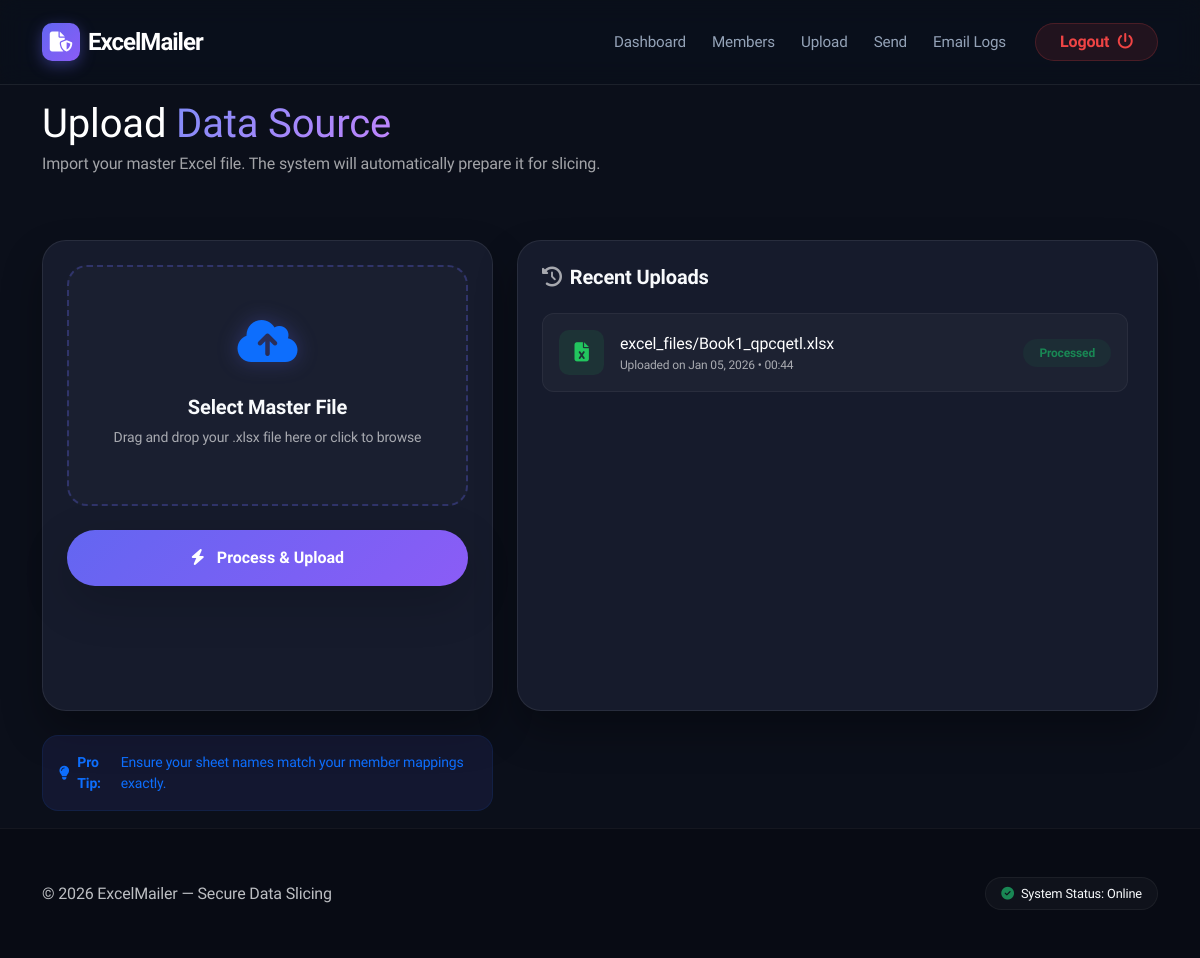
The app's page /excel/upload/ (signed in), older data.
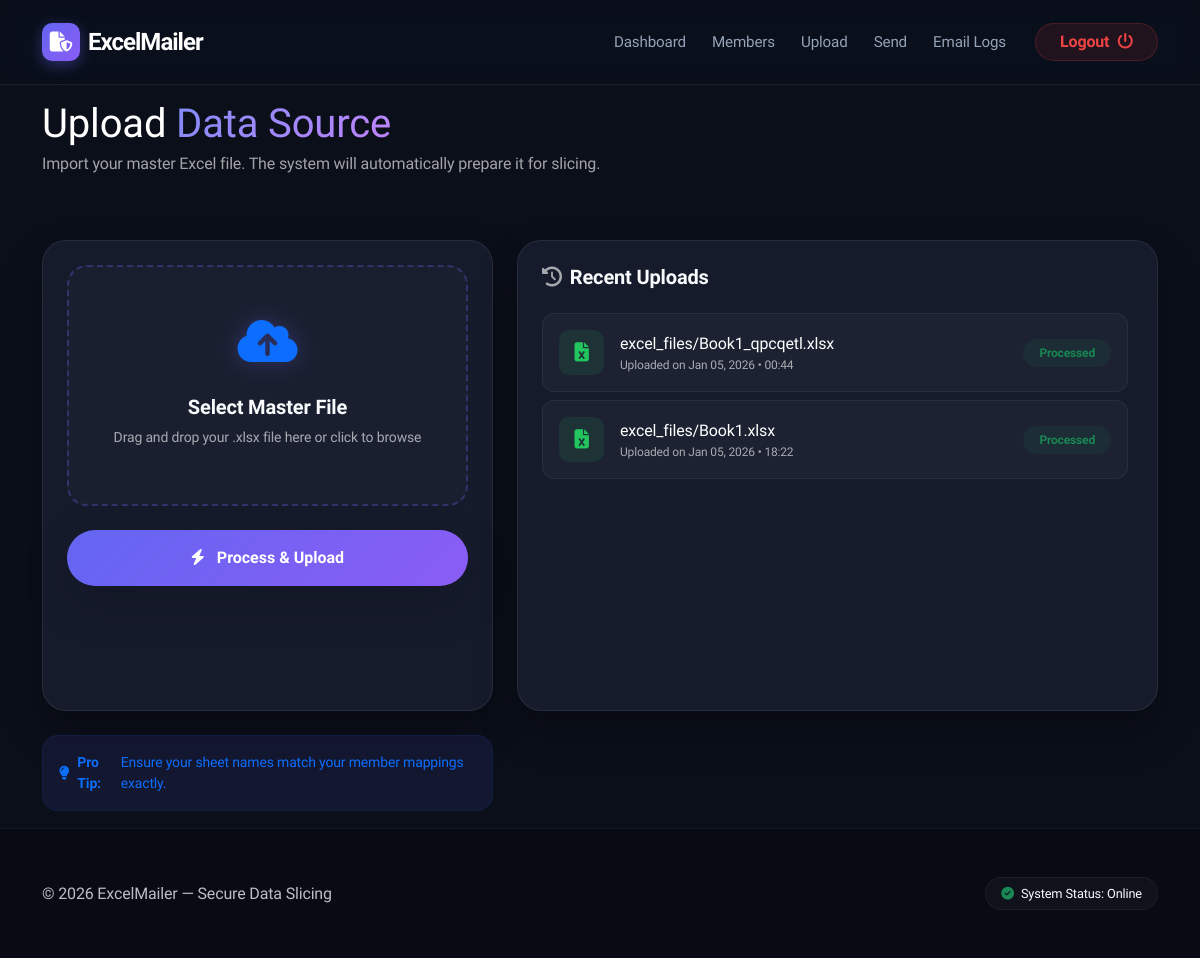
The same page, newer data.
### myapp/models.py (models this page shows, shortened)
class ExcelFile(models.Model):
    file = models.FileField(upload_to='excel_files/')
    uploaded_by = models.ForeignKey(
        User,
        on_delete=models.CASCADE
    )
    department = models.ForeignKey(
        Department,
        on_delete=models.CASCADE
    )
    upload_time = models.DateTimeField(auto_now_add=True)

### myapp/views.py (the view, shortened to what this page needs)
# urls.py: path('excel/upload/', views.excel_upload, name='excel_upload'),
@login_required
def excel_upload(request):
    files = ExcelFile.objects.filter(uploaded_by=request.user)
    return render(request, "excel/excel_upload.html", {
        "files": files
    })

### templates/excel/excel_upload.html (shortened to what this page needs)
{% extends "base.html" %}
{% block content %}
<div class="container pb-5">
    <div class="row mb-5">
        <div class="col-lg-8">
            <h1 class="fw-800 display-6 mb-1 text-white">Upload <span class="text-gradient">Data Source</span></h1>
            <p class="text-muted">Import your master Excel file. The system will automatically prepare it for slicing.</p>
        </div>
    </div>
    <div class="row g-4">
        <div class="col-lg-5">
            <div class="glass-card p-4">
                <form method="post" enctype="multipart/form-data">
                    <div class="upload-area text-center mb-4" id="drop-area">
                        <div class="upload-icon-wrap mb-3">
                            <i class="fa-solid fa-cloud-arrow-up text-primary"></i>
                        </div>
                        <h5 class="fw-bold">Select Master File</h5>
                        <p class="text-muted small">Drag and drop your .xlsx file here or click to browse</p>
                    </div>
                    <button type="submit" class="btn btn-primary-custom w-100 py-3 rounded-pill shadow-lg">
                        <i class="fa-solid fa-bolt me-2"></i> Process & Upload
                    </button>
                </form>
            </div>
            <div class="mt-4 p-3 rounded-4 bg-soft-primary border border-primary border-opacity-10">
                <div class="d-flex align-items-center text-primary small">
                    <i class="fa-solid fa-lightbulb me-2"></i>
                    <strong>Pro Tip:</strong> Ensure your sheet names match your member mappings exactly.
                </div>
            </div>
        </div>
        <div class="col-lg-7">
            <div class="glass-card p-4 h-100">
                <h5 class="fw-bold mb-4 d-flex align-items-center">
                    <i class="fa-solid fa-clock-rotate-left me-2 text-muted"></i>
                    Recent Uploads
                </h5>
                <div class="file-list-scroll">
                    {% for f in files %}
                        <div class="file-history-item d-flex align-items-center p-3 mb-2">
                            <div class="file-icon me-3">
                                <i class="fa-solid fa-file-excel"></i>
                            </div>
                            <div class="flex-grow-1 overflow-hidden">
                                <div class="text-white text-truncate fw-500 mb-0">{{ f.file.name }}</div>
                                <div class="text-muted smaller">Uploaded on {{ f.upload_time|date:"M d, Y • H:i" }}</div>
                            </div>
                            <div class="ms-3">
                                <span class="badge bg-success bg-opacity-10 text-success rounded-pill px-3 py-2">Processed</span>
                            </div>
                        </div>
                    {% empty %}
                        <div class="text-center py-5 opacity-50">
                            <i class="fa-solid fa-folder-open fa-3x mb-3"></i>
                            <p>No history found</p>
                        </div>
                    {% endfor %}
                </div>
            </div>
        </div>
    </div>
</div>
{% endblock %}

Row changes from the older to the newer data that the page shows:
added ExcelFile: file.name "excel_files/Book1.xlsx", upload_time "Jan 05, 2026 • 18:22"
